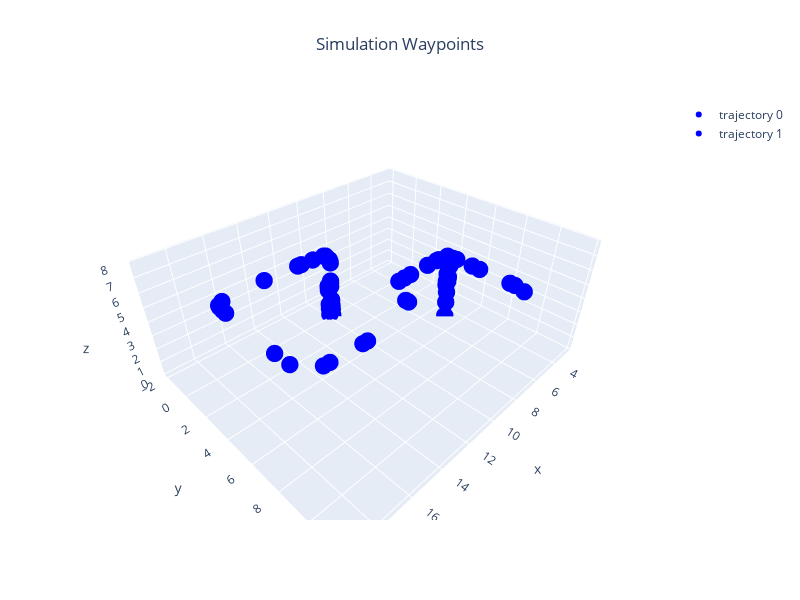

Notebook code for this chart:
### Markdown cell above
## Print Positions gathered

### Code cell
import numpy as np
from numpy.typing import NDArray
from typing import List
blue_paths:List[NDArray[np.float64]] = []
for sysid,path in blue_gcs.paths.items():
    blue_paths.append(np.array([x for x in path if x is not None]))

markers = [ConfigGazebo.create_trajectory_from_array(array=path,color=Color.BLUE) for path in blue_paths]
Gazebo.plot_3d_interactive(markers=markers,title="Simulation Waypoints",frames=(0.2, 0.2, 0.6),ground=-0.05)

### Figure 1 — Plotly figure (JSON) as saved in the notebook; plotly's stock layout.template omitted (floating-point values rounded to 4 significant figures; data arrays with more than 128 entries replaced by an {"elided": "..."} marker saying what was removed)
{"data": [{"marker": {"color": {"elided": "4613 str values"}, "size": 6}, "mode": "markers", "name": "trajectory 0", "type": "scatter3d", "x": {"elided": "4613 float values"}, "y": {"elided": "4613 float values"}, "z": {"elided": "4613 float values"}}, {"marker": {"color": {"elided": "5156 str values"}, "size": 6}, "mode": "markers", "name": "trajectory 1", "type": "scatter3d", "x": {"elided": "5156 float values"}, "y": {"elided": "5156 float values"}, "z": {"elided": "5156 float values"}}], "layout": {"height": 600, "scene": {"xaxis": {"range": [2.265, 19.79], "title": {"text": "x"}}, "yaxis": {"range": [-2.356, 12.17], "title": {"text": "y"}}, "zaxis": {"range": [-0.05, 8.052], "title": {"text": "z"}}}, "showlegend": true, "title": {"text": "Simulation Waypoints", "x": 0.5, "xanchor": "center"}, "width": 800}}
